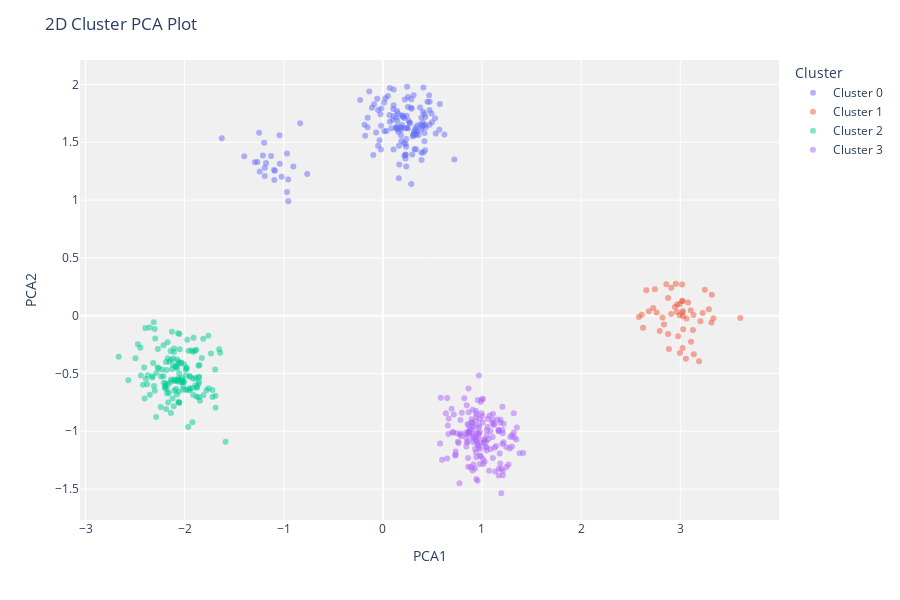
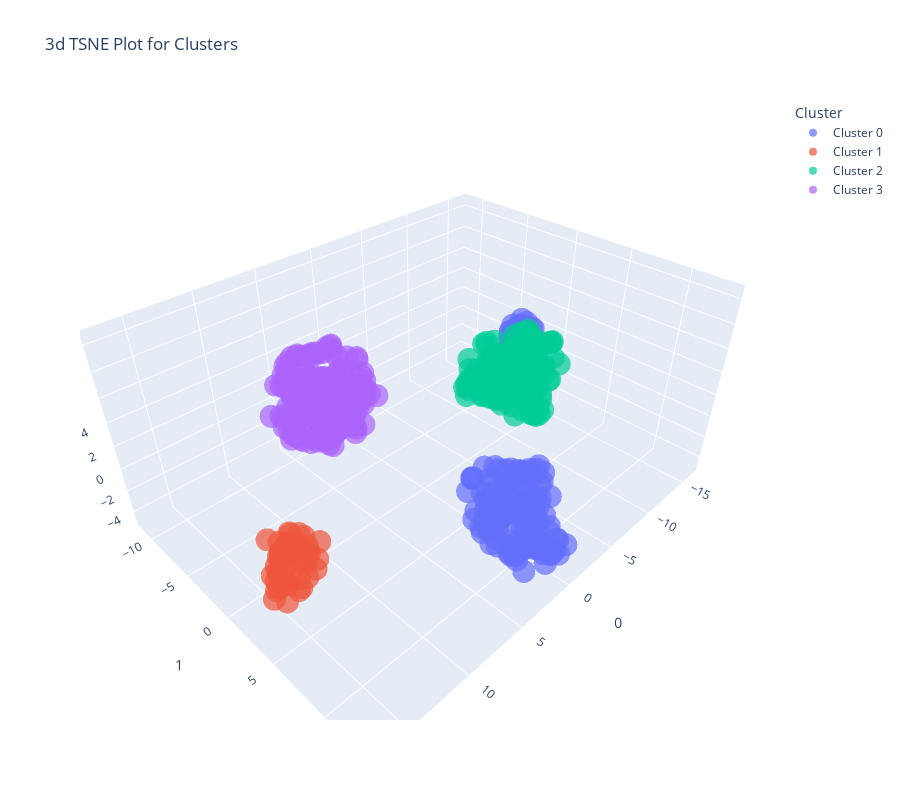

The notebook cell saved with these charts, in order:
### Code cell
evaluate_model(kmeans)

### Figure 1 — Plotly figure (JSON) as saved in the notebook; plotly's stock layout.template omitted (floating-point values rounded to 4 significant figures; data arrays with more than 128 entries replaced by an {"elided": "..."} marker saying what was removed)
{"data": [{"customdata": {"elided": "151x1 int values"}, "hovertemplate": "Cluster=Cluster 0<br>PCA1=%{x}<br>PCA2=%{y}<br>Feature=%{customdata[0]}<extra></extra>", "legendgroup": "Cluster 0", "marker": {"color": "#636efa", "opacity": 0.5, "symbol": "circle"}, "mode": "markers", "name": "Cluster 0", "orientation": "v", "showlegend": true, "textposition": "top center", "type": "scatter", "x": {"elided": "151 float values"}, "xaxis": "x", "y": {"elided": "151 float values"}, "yaxis": "y"}, {"customdata": [[22], [27], [21], [18], [26], [29], [31], [27], [17], [25], [26], [28], [29], [23], [25], [25], [28], [24], [26], [28], [23], [30], [20], [24], [20], [22], [24], [17], [23], [25], [20], [22], [23], [24], [28], [24], [29], [26], [18], [17], [25], [26], [25], [27], [28], [24], [28], [21], [24], [17]], "hovertemplate": "Cluster=Cluster 1<br>PCA1=%{x}<br>PCA2=%{y}<br>Feature=%{customdata[0]}<extra></extra>", "legendgroup": "Cluster 1", "marker": {"color": "#EF553B", "opacity": 0.5, "symbol": "circle"}, "mode": "markers", "name": "Cluster 1", "orientation": "v", "showlegend": true, "textposition": "top center", "type": "scatter", "x": [2.956, 2.793, 3.134, 3.019, 2.947, 2.997, 2.886, 3.137, 3.606, 2.683, 3.023, 3.19, 3.019, 3.29, 2.995, 2.877, 3.057, 2.968, 2.762, 3.109, 2.997, 2.582, 3.022, 3.079, 2.91, 3.227, 3.106, 3.248, 3.028, 3.315, 2.965, 2.979, 2.821, 3.028, 2.728, 3.128, 2.908, 3.03, 2.86, 3.203, 2.744, 2.658, 3.063, 2.877, 2.625, 3.335, 2.613, 3.018, 2.836, 3.319], "xaxis": "x", "y": [0.2759, -0.133, 0.005366, 0.2698, 0.07394, -0.3238, -0.2875, -0.3338, -0.0208, 0.03876, -0.2798, -0.3934, 0.1262, 0.0555, 0.004346, 0.1535, -0.3727, 0.09709, 0.02747, -0.2267, 0.1003, -0.01183, 0.1277, 0.1128, 0.2423, 0.02356, 0.04665, 0.2232, -0.005102, -0.06019, 0.03078, -0.1777, -0.01674, 0.03959, 0.06575, -0.1239, 0.01459, -0.1178, 0.272, -0.0476, 0.2285, 0.22, -0.02479, -0.1596, -0.1051, -0.02343, 0.007656, 0.02568, -0.07559, 0.1815], "yaxis": "y"}, {"customdata": {"elided": "147x1 int values"}, "hovertemplate": "Cluster=Cluster 2<br>PCA1=%{x}<br>PCA2=%{y}<br>Feature=%{customdata[0]}<extra></extra>", "legendgroup": "Cluster 2", "marker": {"color": "#00cc96", "opacity": 0.5, "symbol": "circle"}, "mode": "markers", "name": "Cluster 2", "orientation": "v", "showlegend": true, "textposition": "top center", "type": "scatter", "x": {"elided": "147 float values"}, "xaxis": "x", "y": {"elided": "147 float values"}, "yaxis": "y"}, {"customdata": {"elided": "157x1 int values"}, "hovertemplate": "Cluster=Cluster 3<br>PCA1=%{x}<br>PCA2=%{y}<br>Feature=%{customdata[0]}<extra></extra>", "legendgroup": "Cluster 3", "marker": {"color": "#ab63fa", "opacity": 0.5, "symbol": "circle"}, "mode": "markers", "name": "Cluster 3", "orientation": "v", "showlegend": true, "textposition": "top center", "type": "scatter", "x": {"elided": "157 float values"}, "xaxis": "x", "y": {"elided": "157 float values"}, "yaxis": "y"}], "layout": {"height": 600, "legend": {"title": {"text": "Cluster"}, "tracegroupgap": 0}, "margin": {"t": 60}, "plot_bgcolor": "rgb(240,240,240)", "title": {"text": "2D Cluster PCA Plot"}, "xaxis": {"anchor": "y", "domain": [0, 1], "title": {"text": "PCA1"}}, "yaxis": {"anchor": "x", "domain": [0, 1], "title": {"text": "PCA2"}}}}

### Figure 2 — Plotly figure (JSON) as saved in the notebook; plotly's stock layout.template omitted (floating-point values rounded to 4 significant figures; data arrays with more than 128 entries replaced by an {"elided": "..."} marker saying what was removed)
{"data": [{"customdata": {"elided": "151x1 int values"}, "hovertemplate": "Cluster=Cluster 0<br>0=%{x}<br>1=%{y}<br>2=%{z}<br>Feature=%{customdata[0]}<extra></extra>", "legendgroup": "Cluster 0", "marker": {"color": "#636efa", "opacity": 0.7, "symbol": "circle"}, "mode": "markers", "name": "Cluster 0", "scene": "scene", "showlegend": true, "type": "scatter3d", "x": {"elided": "151 float values"}, "y": {"elided": "151 float values"}, "z": {"elided": "151 float values"}}, {"customdata": [[22], [27], [21], [18], [26], [29], [31], [27], [17], [25], [26], [28], [29], [23], [25], [25], [28], [24], [26], [28], [23], [30], [20], [24], [20], [22], [24], [17], [23], [25], [20], [22], [23], [24], [28], [24], [29], [26], [18], [17], [25], [26], [25], [27], [28], [24], [28], [21], [24], [17]], "hovertemplate": "Cluster=Cluster 1<br>0=%{x}<br>1=%{y}<br>2=%{z}<br>Feature=%{customdata[0]}<extra></extra>", "legendgroup": "Cluster 1", "marker": {"color": "#EF553B", "opacity": 0.7, "symbol": "circle"}, "mode": "markers", "name": "Cluster 1", "scene": "scene", "showlegend": true, "type": "scatter3d", "x": [14.43, 13.08, 13.93, 13.82, 14.92, 15.13, 14.83, 14.51, 16.81, 13.12, 13.35, 16.16, 15.23, 15.63, 14.26, 14.59, 13.81, 15.71, 12.81, 14.96, 14.98, 13.12, 13.43, 15.51, 13.65, 15.87, 14.64, 14.7, 15.42, 15.63, 13.57, 12.63, 13.5, 14.55, 13.56, 15.3, 15.8, 15.42, 14.98, 13.74, 14.53, 14.04, 14.84, 13.81, 13.38, 16.45, 13.38, 15.75, 13.26, 14.66], "y": [1.949, 3.045, 3.361, 2.244, 2.625, 4.65, 4.481, 4.782, 4.585, 2.262, 4.308, 4.873, 2.011, 3.822, 2.989, 2.157, 4.688, 3.118, 2.233, 4.557, 2.824, 1.842, 2.696, 3.082, 2.055, 3.86, 2.976, 3.33, 3.474, 4.186, 3.168, 3.651, 2.918, 3.002, 1.846, 4.109, 2.926, 3.969, 2.131, 3.977, 1.75, 1.574, 3.42, 3.542, 2.543, 4.352, 2.071, 3.4, 3.06, 3.457], "z": [0.4665, -0.6561, 0.9702, 1.044, -0.07226, -1.157, -1.281, -0.4051, -0.6116, -0.7274, -0.05357, -1.136, 1.286, 0.7558, 0.4099, -0.1942, -0.2926, -1.08, 0.02362, -0.3549, -0.2479, -0.9606, 1.023, 0.03728, 0.6674, -0.07026, 0.9012, 1.532, -0.9248, 0.6669, -0.0532, 0.4516, -0.7876, 0.3576, -0.4404, -0.4786, -0.6885, -0.9249, -1.589, 1.087, -0.8602, -0.8351, 0.1678, -0.7993, -1.476, -0.3479, -1.153, -1.479, -0.5752, 1.599]}, {"customdata": {"elided": "147x1 int values"}, "hovertemplate": "Cluster=Cluster 2<br>0=%{x}<br>1=%{y}<br>2=%{z}<br>Feature=%{customdata[0]}<extra></extra>", "legendgroup": "Cluster 2", "marker": {"color": "#00cc96", "opacity": 0.7, "symbol": "circle"}, "mode": "markers", "name": "Cluster 2", "scene": "scene", "showlegend": true, "type": "scatter3d", "x": {"elided": "147 float values"}, "y": {"elided": "147 float values"}, "z": {"elided": "147 float values"}}, {"customdata": {"elided": "157x1 int values"}, "hovertemplate": "Cluster=Cluster 3<br>0=%{x}<br>1=%{y}<br>2=%{z}<br>Feature=%{customdata[0]}<extra></extra>", "legendgroup": "Cluster 3", "marker": {"color": "#ab63fa", "opacity": 0.7, "symbol": "circle"}, "mode": "markers", "name": "Cluster 3", "scene": "scene", "showlegend": true, "type": "scatter3d", "x": {"elided": "157 float values"}, "y": {"elided": "157 float values"}, "z": {"elided": "157 float values"}}], "layout": {"height": 800, "legend": {"title": {"text": "Cluster"}, "tracegroupgap": 0}, "scene": {"domain": {"x": [0, 1], "y": [0, 1]}, "xaxis": {"title": {"text": "0"}}, "yaxis": {"title": {"text": "1"}}, "zaxis": {"title": {"text": "2"}}}, "title": {"text": "3d TSNE Plot for Clusters"}, "width": 900}}
